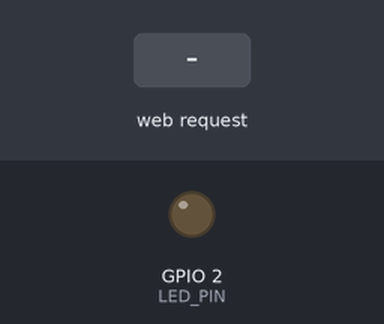
Recording of a sketch running on a simulated ESP32. Shown: output pins drawn as LEDs (lit = HIGH). The inputs (shaded band) are chosen by the test bench. WiFi joins after 1.5 s; servers stay silent unless stated; what the sketch prints to the serial monitor is not drawn.

Above: at 2.2 s.
2.3 s: HTTP request GET /on received
At 3.4 s:
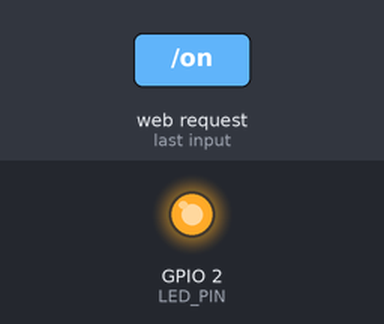
3.8 s: HTTP request GET /off received
At 4.5 s:
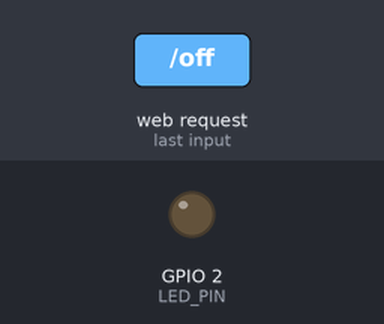
Timing chart, 0 to 6.8 s (numbered marks = the images above; inputs shaded):
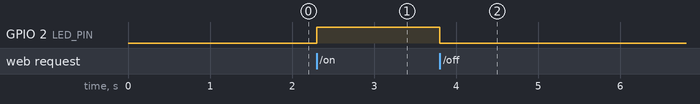

Measured:
- after the input at 2.3 s, GPIO 2 (LED_PIN): LOW → HIGH at once
- after the input at 3.8 s, GPIO 2 (LED_PIN): HIGH → LOW at once

The sketch:

WiFi_AP_Mode.ino
```cpp
/*
 * ESP32 扩展教程：WiFi_AP_Mode - 把 ESP32 变成 Wi-Fi 热点
 *
 * 学习目标：
 * 1. 理解 Wi-Fi 的两种基本工作模式：STA 模式 和 AP 模式
 * 2. 学会用 WiFi.softAP() 让 ESP32 自己发射 Wi-Fi 信号
 * 3. 在手机/电脑连接 ESP32 热点后，通过网页控制 LED
 *
 * 前置知识：
 * - 建议先学习第 06 课（WiFi_Connect）和第 07 课（Web_Server_LED）
 * - 理解什么是 SSID、IP 地址、HTTP 请求/响应
 *
 * 硬件连接：
 * - ESP32 GPIO2  →  LED 正极（长脚）
 * - LED 负极（短脚） →  330Ω 电阻  →  GND
 *
 * 为什么加 330Ω 电阻？
 * LED 导通后内阻很小，直接接 3.3V 会流过过大电流导致烧坏。
 * 330Ω 电阻把电流限制在约 10mA 以内，让 LED 安全工作。
 *
 * 使用步骤：
 * 1. 上传代码到 ESP32。
 * 2. 打开手机或电脑的 Wi-Fi 列表，找到名为 "ESP32_AP" 的热点。
 * 3. 输入密码 "12345678" 连接。
 * 4. 打开浏览器，访问 http://192.168.4.1。
 * 5. 点击网页按钮控制 LED。
 */

#include <WiFi.h>
#include <WebServer.h>

// ===== 热点配置 =====
// AP_SSID 是 ESP32 发射出的 Wi-Fi 名称（也叫 SSID）。
// SSID（Service Set Identifier，服务集标识符）就是我们在手机 Wi-Fi 列表里看到的名字。
const char* AP_SSID = "ESP32_AP";

// AP_PASSWORD 是连接这个热点需要的密码。
// 为了保证安全，密码长度至少 8 位。如果写 "" 空字符串，热点将不加密（任何人都能连）。
const char* AP_PASSWORD = "12345678";

// LED 引脚选择 GPIO2，这是大多数 ESP32 开发板板载 LED 所在引脚。
// 即使你的开发板没有板载 LED，GPIO2 也是一个安全可用的 GPIO。
#define LED_PIN 2

// 创建 WebServer 对象，监听 80 端口。
// 80 端口是 HTTP 协议的默认端口，所以浏览器访问时不需要写 "域名:80"。
WebServer server(80);

// 记录 LED 当前状态，用来在网页上显示正确的按钮文字。
bool ledState = false;

/*
 * 生成网页内容
 * 为什么用函数生成 HTML？
 * 因为 LED 状态会变化，网页上的按钮和提示也要跟着变化。
 * 每次有浏览器访问，我们就根据 ledState 重新拼一份 HTML 返回。
 */
String generateHTML() {
  String html = "<!DOCTYPE html><html lang='zh-CN'>";
  html += "<head>";
  html += "<meta charset='UTF-8'>";
  // viewport 让手机浏览器以正确比例显示页面，不会缩放得很小。
  html += "<meta name='viewport' content='width=device-width, initial-scale=1.0'>";
  html += "<title>ESP32 AP 模式控制</title>";
  html += "<style>";
  html += "body{font-family:'Microsoft YaHei',Arial,sans-serif;text-align:center;background:#f0f2f5;margin:0;padding:20px;}";
  html += ".container{max-width:400px;margin:40px auto;background:white;padding:30px;border-radius:20px;box-shadow:0 4px 20px rgba(0,0,0,0.1);}";
  html += "h1{color:#333;}";
  html += ".info{color:#666;font-size:14px;margin-bottom:20px;}";
  html += ".status{font-size:60px;margin:20px 0;}";
  html += ".btn{display:inline-block;padding:15px 50px;font-size:22px;color:white;border:none;border-radius:10px;cursor:pointer;text-decoration:none;transition:0.3s;}";
  html += ".btn:hover{opacity:0.85;transform:translateY(-2px);}";
  html += "</style>";
  html += "</head><body>";
  html += "<div class='container'>";
  html += "<h1>ESP32 热点模式</h1>";
  html += "<p class='info'>你已连接到 ESP32 自己的 Wi-Fi 热点</p>";

  // 根据 LED 状态生成不同的图标和按钮。
  if (ledState) {
    html += "<div class='status' style='color:#4CAF50'>●</div>";
    html += "<p>LED 状态：<strong>点亮</strong></p>";
    html += "<a href='/off' class='btn' style='background:#f44336'>关闭 LED</a>";
  } else {
    html += "<div class='status' style='color:#ccc'>●</div>";
    html += "<p>LED 状态：<strong>熄灭</strong></p>";
    html += "<a href='/on' class='btn' style='background:#4CAF50'>打开 LED</a>";
  }

  html += "</div></body></html>";
  return html;
}

// 处理根路径 "/"
// 当浏览器只输入 IP 地址时，默认访问的就是根路径。
void handleRoot() {
  // server.send(状态码, 内容类型, 内容)
  // 200 表示请求成功；text/html 表示返回的是网页。
  server.send(200, "text/html; charset=utf-8", generateHTML());
}

// 处理 "/on" 请求
void handleOn() {
  ledState = true;
  digitalWrite(LED_PIN, HIGH);  // GPIO2 输出高电平，LED 点亮
  Serial.println("收到命令：开灯");

  // 操作完成后重定向回首页，这样用户看到的页面会自动刷新。
  server.sendHeader("Location", "/");
  server.send(302, "text/plain", "");
}

// 处理 "/off" 请求
void handleOff() {
  ledState = false;
  digitalWrite(LED_PIN, LOW);   // GPIO2 输出低电平，LED 熄灭
  Serial.println("收到命令：关灯");

  server.sendHeader("Location", "/");
  server.send(302, "text/plain", "");
}

// 处理不存在的路径
void handleNotFound() {
  server.send(404, "text/plain; charset=utf-8", "页面不存在");
}

void setup() {
  Serial.begin(115200);
  delay(1000);
  Serial.println("================================");
  Serial.println("ESP32 扩展教程：Wi-Fi AP 模式");
  Serial.println("================================");

  // 初始化 LED 引脚
  // pinMode(pin, mode) 告诉 ESP32 这个引脚要做什么用。
  // OUTPUT 表示输出模式，因为我们要主动控制 LED 亮灭。
  pinMode(LED_PIN, OUTPUT);
  digitalWrite(LED_PIN, LOW);   // 初始状态关闭 LED

  // WiFi.mode() 设置 Wi-Fi 工作模式：
  // - WIFI_STA：Station 模式，ESP32 作为“客户端”连接路由器。
  // - WIFI_AP：AP 模式（Access Point，无线接入点），ESP32 自己当“路由器”发热点。
  // - WIFI_AP_STA：同时支持两种模式。
  // 这里只用 AP 模式，所以设为 WIFI_AP。
  WiFi.mode(WIFI_AP);

  // WiFi.softAP(ssid, password) 启动热点。
  // 返回值是 bool，true 表示启动成功。
  // channel 参数可以用默认，这里不传就是默认信道。
  bool result = WiFi.softAP(AP_SSID, AP_PASSWORD);

  if (!result) {
    Serial.println("热点启动失败，请检查配置后重启");
    return;  // 失败后直接返回，不再启动服务器
  }

  Serial.println("热点已启动！");
  Serial.print("热点名称（SSID）：");
  Serial.println(AP_SSID);
  Serial.print("热点密码：");
  Serial.println(AP_PASSWORD);

  // WiFi.softAPIP() 返回 ESP32 在 AP 模式下的 IP 地址。
  // 默认情况下这个地址是 192.168.4.1，是连接设备的“网关”。
  // IP 地址（Internet Protocol Address）是设备在网络中的“门牌号”，
  // 其他设备通过这个地址找到 ESP32。
  Serial.print("ESP32 热点 IP 地址：");
  Serial.println(WiFi.softAPIP());

  // WiFi.softAPmacAddress() 返回 AP 模式下的 MAC 地址。
  // MAC 地址（Media Access Control Address）是网卡的硬件地址，全球唯一。
  Serial.print("AP 模式 MAC 地址：");
  Serial.println(WiFi.softAPmacAddress());

  // WiFi.softAPgetStationNum() 返回当前连接到热点的设备数量。
  Serial.print("当前连接设备数：");
  Serial.println(WiFi.softAPgetStationNum());

  // 注册路由处理函数
  server.on("/", handleRoot);
  server.on("/on", handleOn);
  server.on("/off", handleOff);
  server.onNotFound(handleNotFound);

  // 启动 Web 服务器
  server.begin();
  Serial.println("HTTP 服务器已启动");
  Serial.println("请连接热点后访问 http://192.168.4.1");
}

void loop() {
  // server.handleClient() 必须在 loop() 中不断调用，
  // 它的作用是检查有没有浏览器发来请求，并调用对应的处理函数。
  // 如果长时间不调用，浏览器会显示“无法访问此网站”。
  server.handleClient();

  // 每隔 5 秒在串口打印一次连接设备数量，方便调试。
  static unsigned long lastPrint = 0;
  if (millis() - lastPrint > 5000) {
    lastPrint = millis();
    Serial.print("当前连接设备数：");
    Serial.println(WiFi.softAPgetStationNum());
  }
}

/*
 * 扩展练习：
 * 1. 给热点加上隐藏功能：使用 WiFi.softAP(AP_SSID, AP_PASSWORD, channel, hidden=1)。
 *    隐藏后手机 Wi-Fi 列表里看不到，需要手动输入 SSID 连接。
 * 2. 在网页上显示已连接设备的 MAC 地址和 IP 地址（用 WiFi.softAPgetStationMac() 等函数）。
 * 3. 把 AP 模式和 STA 模式结合（WIFI_AP_STA）：
 *    ESP32 既连接家里的路由器上网，又发射自己的热点供手机连接。
 */
```
